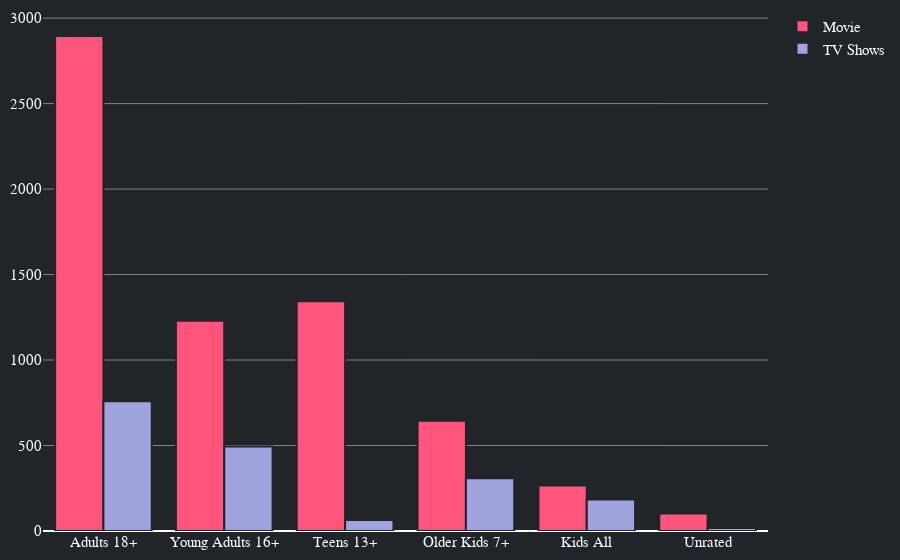

This figure's notebook cell:
### Code cell
fig = go.Figure()
fig.add_trace(go.Bar(x=mf.columns, y=mf.loc['Movie'],
                base=0,
                marker_color='#ff547c',
                name='Movie'))
fig.add_trace(go.Bar(x=mf.columns,  y= mf.loc['TV Show'],
                marker_color='#a0a3de',
                name='TV Shows'
                ))

fig.update_traces(marker=dict(line=dict(color='#212529', width=2)), hoverlabel=dict(font_size=14,font_family="Arial, san serif",font_color="white") )
fig.update_traces(hovertemplate=('<br>Total %{x}: %{y}<br><extra></extra>'))
fig.update_layout(paper_bgcolor="#212529", plot_bgcolor ='rgba(0, 0, 0, 0)', hoverlabel_bordercolor='#212529',margin=margin, yaxis_gridcolor ='rgba(225, 225, 225, .5)', font_color="white", font_family="Arial, san serif", font_size=15)

fig.update_yaxes(color="white")
fig.update_xaxes(color="white")
fig.write_html('visualization/four.html')
fig.show()

### Figure 1 — Plotly figure (JSON) as saved in the notebook; plotly's stock layout.template omitted (floating-point values rounded to 4 significant figures)
{"data": [{"base": 0, "hoverlabel": {"font": {"color": "white", "family": "Arial, san serif", "size": 14}}, "hovertemplate": "<br>Total %{x}: %{y}<br><extra></extra>", "marker": {"color": "#ff547c", "line": {"color": "#212529", "width": 2}}, "name": "Movie", "type": "bar", "x": ["Adults 18+", "Young Adults 16+", "Teens 13+", "Older Kids 7+", "Kids All", "Unrated"], "y": [2895, 1230, 1344, 645, 266, 102]}, {"hoverlabel": {"font": {"color": "white", "family": "Arial, san serif", "size": 14}}, "hovertemplate": "<br>Total %{x}: %{y}<br><extra></extra>", "marker": {"color": "#a0a3de", "line": {"color": "#212529", "width": 2}}, "name": "TV Shows", "type": "bar", "x": ["Adults 18+", "Young Adults 16+", "Teens 13+", "Older Kids 7+", "Kids All", "Unrated"], "y": [759, 494, 64, 309, 184, 18]}], "layout": {"font": {"color": "white", "family": "Arial, san serif", "size": 15}, "hoverlabel": {"bordercolor": "#212529"}, "margin": {"b": 10, "l": 10, "r": 10, "t": 10}, "paper_bgcolor": "#212529", "plot_bgcolor": "rgba(0, 0, 0, 0)", "xaxis": {"color": "white"}, "yaxis": {"color": "white", "gridcolor": "rgba(225, 225, 225, .5)"}}}
